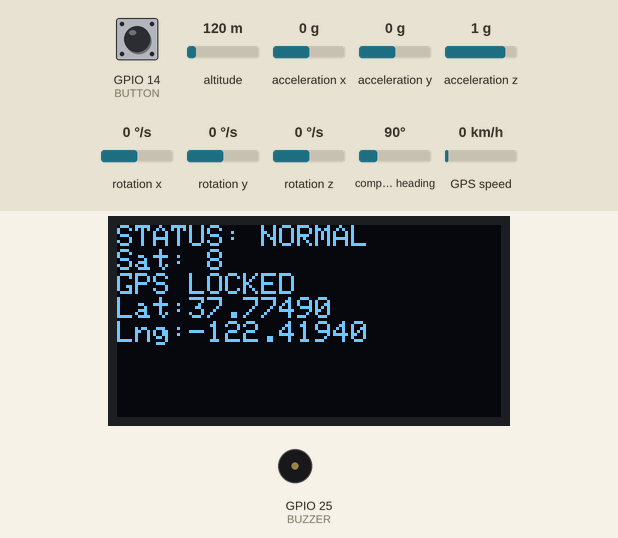
Recording of a sketch running on a simulated ESP32. On the bench: 128×64 one-colour display, buzzer (waves = sounding, pin HIGH). The test bench sets the inputs (shaded band); at power-on: acceleration x 0 g, GPIO 14 (BUTTON) HIGH, altitude 120 m, acceleration y 0 g, acceleration z 1 g, rotation x 0 °/s, rotation y 0 °/s, rotation z 0 °/s, compass heading 90°, GPS speed 0 km/h. The GPS gets a fix after 3 s at 37.7749, -122.4194 with 8 satellites; the modem accepts every AT command (registered, SIM ready, sends succeed) and sends nothing else.

Above: at 4.7 s.
4.8 s: acceleration x set to -1.4 g
At 4.9 s:
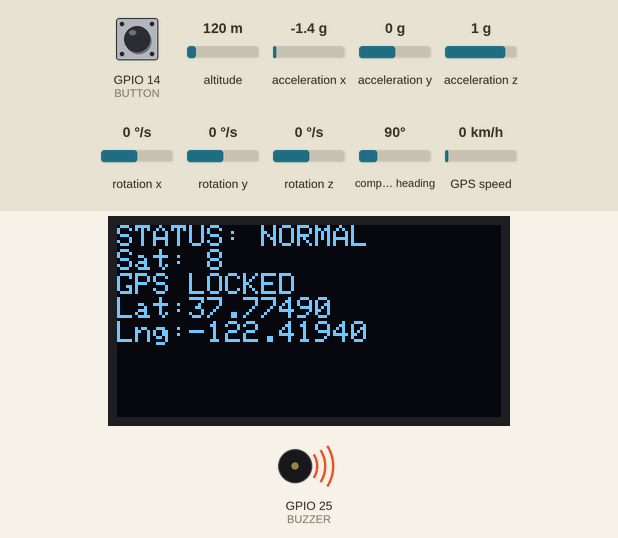
At 31.4 s:
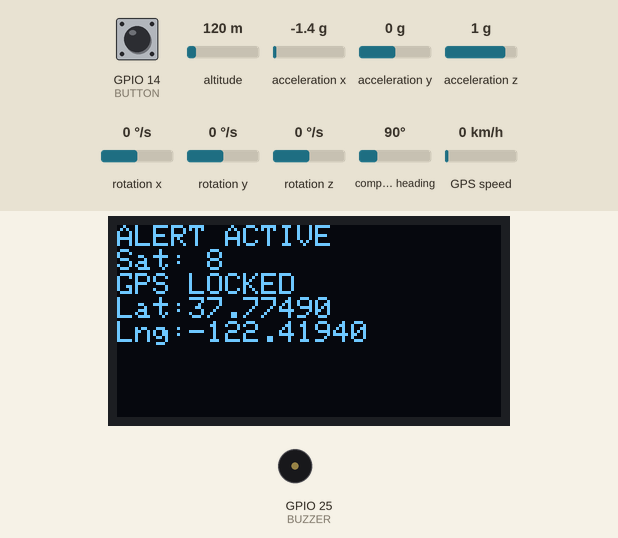
Timing chart, 0 to 32.3 s (numbered marks = the images above; inputs shaded):
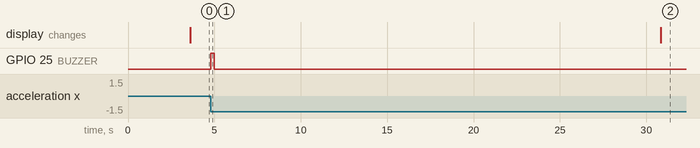

The sketch:

smart_accident_detection.ino
```cpp
#include <Wire.h>
#include <Adafruit_GFX.h>
#include <Adafruit_SSD1306.h>
#include <MPU6050.h>
#include <TinyGPS++.h>
#include <HardwareSerial.h>

#define SCREEN_WIDTH 128
#define SCREEN_HEIGHT 64

#define BUZZER 25
#define BUTTON 14

Adafruit_SSD1306 display(SCREEN_WIDTH, SCREEN_HEIGHT, &Wire, -1);
MPU6050 mpu;
TinyGPSPlus gps;

HardwareSerial gpsSerial(1);
HardwareSerial sim800(2);

// 🔴 CHANGE THIS
String phoneNumber = "+919XXXXXXXXX";

// STATE
bool accidentDetected = false;
bool smsSent = false;

unsigned long lastOLED = 0;
unsigned long buttonPressTime = 0;

// 📡 GPS READ (NON-BLOCKING)
void readGPS() {
  while (gpsSerial.available()) {
    gps.encode(gpsSerial.read());
  }
}

// 📩 SMS
void sendSMS(float lat, float lng) {
  sim800.println("AT+CMGF=1");
  delay(200);

  sim800.print("AT+CMGS=\"");
  sim800.print(phoneNumber);
  sim800.println("\"");
  delay(300);

  sim800.println("ACCIDENT ALERT");
  sim800.print("Location: https://maps.google.com/?q=");
  sim800.print(lat, 6);
  sim800.print(",");
  sim800.print(lng, 6);

  delay(300);
  sim800.write(26);

  delay(4000); // ensure sending complete
}

// 📞 CALL
void makeCall() {
  sim800.print("ATD");
  sim800.print(phoneNumber);
  sim800.println(";");

  delay(15000); // ring time

  sim800.println("ATH"); // hang up
  delay(3000);
}

// 🔘 BUTTON (LONG PRESS)
void handleButton() {
  if (digitalRead(BUTTON) == LOW) {
    if (buttonPressTime == 0) {
      buttonPressTime = millis();
    }
    if (millis() - buttonPressTime > 2000) {
      accidentDetected = true;
    }
  } else {
    buttonPressTime = 0;
  }
}

void setup() {
  Serial.begin(115200);

  Wire.begin(21, 22);

  // OLED
  display.begin(SSD1306_SWITCHCAPVCC, 0x3C);
  display.clearDisplay();
  display.setTextSize(1);
  display.setTextColor(WHITE);

  // MPU
  mpu.initialize();
  mpu.setSleepEnabled(false);

  // GPS
  gpsSerial.begin(9600, SERIAL_8N1, 32, 33);

  // SIM
  sim800.begin(9600, SERIAL_8N1, 26, 27);

  pinMode(BUZZER, OUTPUT);
  pinMode(BUTTON, INPUT_PULLUP);

  display.setCursor(0, 0);
  display.println("SYSTEM READY");
  display.display();
  delay(2000);

  // SIM INIT
  sim800.println("AT");
  delay(500);
  sim800.println("AT+CMGF=1");
  delay(500);
  sim800.println("AT+CLIP=1");
  delay(500);
}

void loop() {

  // 📡 Always read GPS
  readGPS();

  // 🔘 Button check
  handleButton();

  // 📊 MPU
  int16_t ax, ay, az;
  mpu.getAcceleration(&ax, &ay, &az);

  bool accident = (abs(ax) > 15000 || abs(ay) > 15000 || abs(az) > 20000);

  if (accident) {
    accidentDetected = true;
  }

  // 🚨 ALERT
  if (gps.location.isValid() &&
      gps.satellites.value() > 3 &&
      accidentDetected &&
      !smsSent) {

    float lat = gps.location.lat();
    float lng = gps.location.lng();

    digitalWrite(BUZZER, HIGH);
    delay(200);
    digitalWrite(BUZZER, LOW);

    sendSMS(lat, lng);
    delay(3000); // important gap
    makeCall();

    smsSent = true;
  }

  // 🔄 RESET
  if (!accident && digitalRead(BUTTON) == HIGH) {
    accidentDetected = false;
    smsSent = false;
  }

  // 📺 OLED UPDATE
  if (millis() - lastOLED > 500) {

    display.clearDisplay();
    display.setCursor(0, 0);

    if (accidentDetected) {
      display.println("ALERT ACTIVE");
    } else {
      display.println("STATUS: NORMAL");
    }

    display.print("Sat: ");
    display.println(gps.satellites.value());

    if (gps.location.isValid()) {
      display.println("GPS LOCKED");
      display.print("Lat:");
      display.println(gps.location.lat(), 5);
      display.print("Lng:");
      display.println(gps.location.lng(), 5);
    } else {
      display.println("SEARCHING GPS...");
    }

    display.display();
    lastOLED = millis();
  }
}
```

Measured:
- after the input at 4.8 s, GPIO 25 (BUZZER): LOW → HIGH at once, → LOW 0.20 s later
